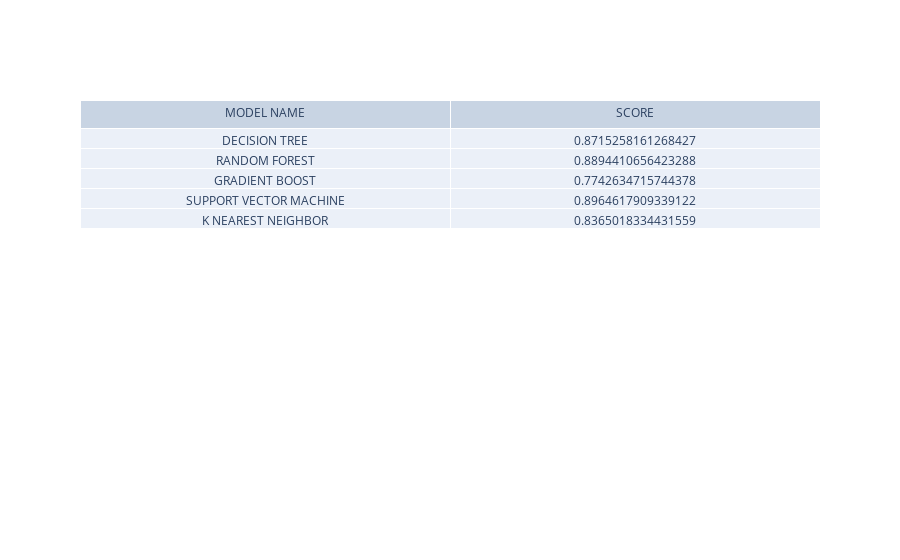

The cell this chart's notebook holds for it:
### Markdown cell above
TABLE

### Code cell
import plotly.graph_objects as go
fig = go.Figure(data=[go.Table(header=dict(values=["MODEL NAME", "SCORE"]),cells=dict(values=[["DECISION TREE", "RANDOM FOREST","GRADIENT BOOST", "SUPPORT VECTOR MACHINE","K NEAREST NEIGHBOR"],[res_dectree,res_rf,res_grad,res_svm,res_knn]]))])
fig.show()

### Figure 1 — Plotly figure (JSON) as saved in the notebook; plotly's stock layout.template omitted (floating-point values rounded to 4 significant figures)
{"data": [{"cells": {"values": [["DECISION TREE", "RANDOM FOREST", "GRADIENT BOOST", "SUPPORT VECTOR MACHINE", "K NEAREST NEIGHBOR"], [0.8715, 0.8894, 0.7743, 0.8965, 0.8365]]}, "header": {"values": ["MODEL NAME", "SCORE"]}, "type": "table"}], "layout": {}}
